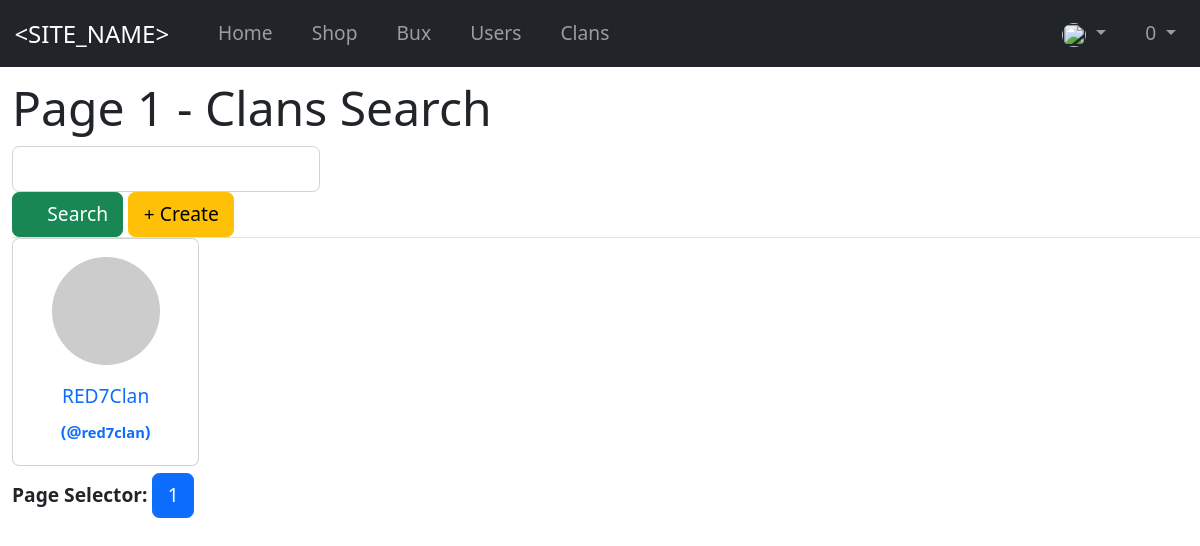
Screenshot of /clans/search.php (signed in) with the database file from the repository.
### tables this page shows
CREATE TABLE `site_info` (
  `id` int(11) NOT NULL AUTO_INCREMENT,
  `name` text NOT NULL,
  `content` text NOT NULL,
  PRIMARY KEY (`id`)
);

CREATE TABLE `clans` (
  `id` bigint(20) NOT NULL AUTO_INCREMENT,
  `name` varchar(100) DEFAULT NULL,
  `displayname` varchar(100) DEFAULT NULL,
  `currency` bigint(20) NOT NULL DEFAULT 0,
  `members` varchar(255) DEFAULT NULL,
  `owner` int(11) DEFAULT NULL,
  `icon` longtext NOT NULL,
  `description` varchar(100) DEFAULT NULL,
  `created_at` datetime DEFAULT current_timestamp(),
  `hasInfraction` int(11) NOT NULL DEFAULT 0,
  `isVerified` int(11) NOT NULL DEFAULT 0,
  `bannedDate` datetime DEFAULT NULL,
  `bannedReason` varchar(100) DEFAULT NULL,
  `isSpecial` int(11) NOT NULL DEFAULT 0,
  PRIMARY KEY (`id`)
);

### assets/classes/Site.php (called while the page is built, shortened)
<?php
$site_name = function () use ($link) {
	$sql_query = "SELECT content FROM site_info WHERE name = 'site_name'";
	$result = mysqli_query($link, $sql_query);
	if (mysqli_num_rows($result) > 0) {
		while ($row = mysqli_fetch_assoc($result)) {
			return $row["content"];
		}
	}
};
$currency_name = function () use ($link) {
	$sql_query = "SELECT content FROM site_info WHERE name = 'currency'";
	$result = mysqli_query($link, $sql_query);
	if (mysqli_num_rows($result) > 0) {
		while ($row = mysqli_fetch_assoc($result)) {
			return $row["content"];
		}
	}
};

### assets/common.php (called while the page is built, shortened)
<?php
include_once $_SERVER["DOCUMENT_ROOT"] . "/assets/config.php";
require($_SERVER["DOCUMENT_ROOT"] . "/assets/classes/Site.php");
require($_SERVER["DOCUMENT_ROOT"] . "/assets/classes/Users.php");
$site_name = $site_name();
$currency_name = $currency_name();
function number_format_short($n)
{
	$n = (0 + str_replace(",", "", $n));
	return number_format($n);
}
include_once $_SERVER["DOCUMENT_ROOT"] . "/assets/classes/Users.php";

### assets/classes/Users.php (called while the page is built, shortened)
<?php
$getIcon = function ($id) use ($link) {
	$sql_query = "SELECT icon FROM users WHERE id = '" . mysqli_real_escape_string($link, htmlspecialchars($id)). "'";
	$result = mysqli_query($link, $sql_query);
};
$getCurrencyFromId = function ($id) use ($link) {
	$sql_query = "SELECT currency FROM users WHERE id = '" . mysqli_real_escape_string($link, htmlspecialchars($id)) . "'";
	$result = mysqli_query($link, $sql_query);
};

### clans/search.php (the view, shortened to what this page needs)
<?php
if (isset($_GET['search'])) {
	$key = htmlspecialchars($_GET["search"]);
} else {
	$key = "";
}
?>
<?php
require $_SERVER["DOCUMENT_ROOT"] . "/assets/common.php";
if (isset($_GET["page"])) {
	$page = htmlspecialchars($_GET["page"]);
} else {
	$page = 1;
};
?>
<!DOCTYPE html>
<html lang="en">
<head>
	<link href="https://cdn.jsdelivr.net/npm/bootstrap@5.2.0-beta1/dist/css/bootstrap.min.css" rel="stylesheet">
	<link rel="stylesheet" href="/assets/css/style.css">
</head>
<body>
	<?php include_once $_SERVER["DOCUMENT_ROOT"] . "/account/navbar.php" ?>
	<div class="page-content-wrapper">
		<div class="d-flex align-items-center">
			<h1>Page <?php echo $page ?> - Clans Search</h1>
		</div>
		<div class="d-flex align-items-center border-bottom">
			<form method="get">
				<input class="form-control" type="text" name="search" value="<?php echo htmlspecialchars($key); ?>" />
				<button class="btn btn-success" type="submit" name="form_submit" onclick="spin();"><i class="fa-solid fa-magnifying-glass"></i> Search</button>
				<a class="btn btn-warning" href="/clans/create.php"><i class="fa-solid fa-plus"></i> Create</a>
			</form>
		</div>
		<div class="row row-cols-1 row-cols-md-3 g-4">
			<?php
			$datatable = "clans";
			$results_per_page = 21;
			$sql = "SELECT id, name, displayname, icon FROM clans WHERE `displayname` like '%$key%' OR `name` like '%$key%'";
			$result = mysqli_query($link, $sql);
			while ($row = mysqli_fetch_assoc($result)) {
				if ($row["displayname"] === null || $row["displayname"] === "") {
					$owner_f = htmlspecialchars($row["name"]);
				} else {
					$owner_f = htmlspecialchars($row["displayname"]);
				}
				echo '<div class="col profile-list-card"><a class="profile-list" href="/clans/profile.php?id=' . htmlspecialchars($row["id"]) . '"><div class="align-items-center card text-center"><img class="card-img-top user-img" src="' . $row["icon"] . '"><div class="card-body"><h6 class="card-title profile-list-title">' . htmlspecialchars($owner_f) . '</h6> <small><b>(@<small class="profile-list-title">' . htmlspecialchars($row["name"]) . '</small>)</b></small></div></div></a></div>';
			};
			?>
		</div>
		<div class="d-flex justify-content flex-wrap flex-md align-items-center pt-3 mb-3">
			<a><b>Page Selector:&nbsp;</b></a>
			<?php
			$sql = "SELECT COUNT(ID) AS total FROM " . $datatable;
			$result = mysqli_query($link, $sql);
			$row = mysqli_fetch_assoc($result);
			$total_pages = ceil($row["total"] / $results_per_page);
			for ($i = 1; $i <= $total_pages; $i++) {
				echo " <a class='btn btn-primary' href='/clans/?page=" . $i . "'";
				if ($i === $page)  echo " class='curPage'";
				echo ">" . $i . "</a>&nbsp;";
			};
			?>
		</div>
	</div>
</body>
</html>

### account/navbar.php (shortened to what this page needs)
<nav class="navbar navbar-expand-md navbar-dark sticky-top bg-dark">
	<div class="container-fluid">
		<a class="navbar-brand" href="/index.php"><?php echo htmlspecialchars($site_name); ?></a>
		<div class="collapse navbar-collapse" id="navbarCollapse">
			<ul class="navbar-nav me-auto mb-2 mb-md-0">
				<li class="nav-item">
					<a class="nav-link" aria-current="page" href="/"><i class="fa-solid fa-house"></i> Home</a>
				</li>
				<li class="nav-item">
					<a class="nav-link" aria-current="page" href="/shop"><i class="fa-solid fa-shop"></i> Shop</a>
				</li>
				<li class="nav-item">
					<a class="nav-link" aria-current="page" href="/currency.php"><i class="fa-solid fa-wallet"></i> <?php echo $currency_name ?></a>
				</li>
				<li class="nav-item">
					<a class="nav-link" aria-current="page" href="/users/search.php"><i class="fa-solid fa-users"></i> Users</a>
				</li>
				<li class="nav-item">
					<a class="nav-link" aria-current="page" href="/clans/search.php"><i class="fa-solid fa-people-group"></i> Clans</a>
				</li>
			</ul>
			<form class="d-flex">
				<ul class="navbar-nav">
					<?php
					if (!isset($_SESSION["loggedin"]) || $_SESSION["loggedin"] !== true) {
						echo '<div class="btn-group" role="group"><li class=nav-item><a aria-current=page class="btn btn-primary"href=/login.php?u=/home.php>Login</a><li class=nav-item>&nbsp;<a aria-current=page class="btn btn-primary"href=/register.php>Register</a></div>';
					} else {
						include_once "navbar-logged-in.php";
					}
					?>
				</ul>
			</form>
		</div>
	</div>
</nav>
<?php
if (!isset($_SESSION["loggedin"]) || $_SESSION["loggedin"] !== true) {
} else {
	include_once "navbar-logged-in.php";
}
?>

### account/navbar-logged-in.php (shortened to what this page needs)
<?php
include_once $_SERVER["DOCUMENT_ROOT"] . "/assets/config.php";
require $_SERVER["DOCUMENT_ROOT"] . "/assets/classes/Users.php";
$your_id = htmlspecialchars($_SESSION['id']);
$your_currency = $getCurrencyFromId($_SESSION['id']);
$your_icon = $getIcon($your_id);
?>
<li class="nav-item dropdown pull-left">
	<a class="nav-link dropdown-toggle" href="#" id="navbarDarkDropdownMenuLink" role="button" data-bs-toggle="dropdown" aria-expanded="false">
		<img class="profile-picture" style="width: 20px; height: 20px;" src="<?php echo $your_icon; ?>" /> <?php echo $_SESSION["username"] ?>
	</a>
</li>
<li class="nav-item dropdown pull-left">
	<a class="nav-link dropdown-toggle" href="#" id="navbarDarkDropdownMenuLink" role="button" data-bs-toggle="dropdown" aria-expanded="false">
		<i class="fas fa-money-bill-wave"></i> <?php echo htmlspecialchars(number_format_short($your_currency)); ?>
	</a>
</li>

### assets/css/style.css (style rules this page uses)
body { zoom: 1.2; }
html, body { margin: 0; height: 100%; }
.dropdown-toggle { outline: 0; }
.profile-picture { height: 128px; width: 128px; border-radius: 50%; }
.row .profile-list { width: 100%; }
div .profile-list { height: 180px; width: 180px; }
a, h6, small, b .profile-list { text-decoration: none; }
.profile-list-title { text-align: center; width: 120px; text-overflow: ellipsis; white-space: nowrap; overflow: hidden; }
div .profile-list-card { height: 180px; width: 180px; }
.user-img { height: 90px; width: 90px; margin-top: 15px; border-radius: 50%; }
.page-content-wrapper { margin-top: 10px; margin-left: 10px; }

### rows the page displays
site_info: content "<SITE_NAME>"
site_info: content "Bux"
clans: displayname "RED7Clan", name "red7clan"

### other values shown
number_format_short($your_currency) "0"
$page "1"
